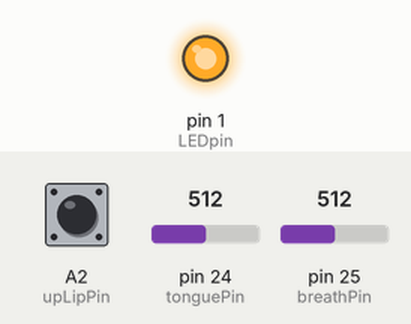
Recording of a sketch running on a simulated Teensy 4. Shown: output pins drawn as LEDs (lit = HIGH). The inputs (shaded band) are chosen by the test bench; at power-on: pin 25 (breathPin) = 512, A2 (upLipPin) HIGH, pin 24 (tonguePin) = 512. What the sketch prints to the serial monitor is not drawn.

Above: at 1.2 s.
1.3 s: pin 25 (breathPin) set to 140
Timing chart, 0 to 4.3 s (numbered marks = the images above; inputs shaded):
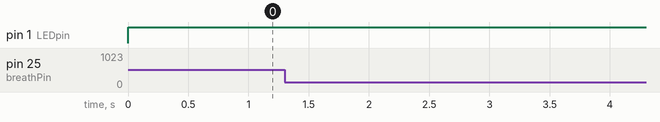

The sketch:

KL-Shorts3_TongueSensorTest.ino
```cpp
int breathPin = 25;

int upLipPin = 16;
int upLipVal;
int lastUpLipVal;
int upLipThreshold = 150;

int LEDpin = 1;
int tonguePin = 24;
int tongueRead;
int tongueVal;
int lastTongueVal;
int tongueMin = 920;
int tongueMax = 1023;

int breathMin = 300;
int breathMax = 100;
int breathRaw;
int lastBreathRaw;
int breathOut;
int lastBreathOut;


// Which MIDI channel to send on:
int MIDIchannel = 1;


// Error value for the exponential filter:
float error;


void setup() {
  Serial.begin(9600);
  pinMode(LEDpin, OUTPUT);

}


// Helper function for the exponential filter function:
float snapCurve(float x){
  float y = 1.0 / (x + 1.0);
  y = (1.0 - y) * 2.0;
  if(y > 1.0) {
    return 1.0;
  }
  return y;
}

// Main exponential filter function. Input "snapMult" = speed setting. 0.001 = slow / 0.1 = fast:
int expFilter(int newValue, int lastValue, int resolution, float snapMult){
  unsigned int diff = abs(newValue - lastValue);
  error += ((newValue - lastValue) - error) * 0.4;
  float snap = snapCurve(diff * snapMult);
  float outputValue = lastValue;
  outputValue  += (newValue - lastValue) * snap;
  if(outputValue < 0.0){
    outputValue = 0.0;
  }
  else if(outputValue > resolution - 1){
    outputValue = resolution - 1;
  }
  return (int)outputValue;
}

void loop() {
  int i;


  // Save previous breath sensor raw value, then read and filter new value:
  lastBreathRaw = breathRaw;
  breathRaw = analogRead(breathPin);
  breathRaw = expFilter(breathRaw, lastBreathRaw, 1024, 0.005);
  // Save previous breath sensor output value, then map new value from raw reading:
  lastBreathOut = breathOut;
  breathOut = map(breathRaw, breathMin, breathMax, 0, 127);
//  Serial.println(breathOut);

  // Limit output to MIDI range:
  if(breathOut < 0){
    breathOut = 0;
  }
  else if(breathOut > 127){
    breathOut = 127;
  }
//  Serial.println(breathOut);
  // If breath sensor output value has changed:
  if(breathOut != lastBreathOut){
//    Serial.println(breathOut);
    // Send CC2 volume control:
    usbMIDI.sendControlChange(2, breathOut, MIDIchannel);
    // If breath sensor recently DEactivated, send note off message:
    if(breathOut == 0){
      usbMIDI.sendControlChange(123, 0, MIDIchannel);
    }
    // Else if breath sensor recently activated, send note on message:
    else if(breathOut != 0 && lastBreathOut == 0){
      usbMIDI.sendNoteOn(65, 127, MIDIchannel);
    }
  }
  Serial.print(breathOut);
  Serial.print(" - ");

//// Now for the tongue sensor:
  lastUpLipVal = upLipVal;
  upLipVal = touchRead(upLipPin);
  Serial.print(upLipVal);
  Serial.print(" - ");
  if(upLipVal > upLipThreshold){
    if(lastUpLipVal <= upLipThreshold){
      digitalWrite(LEDpin, HIGH);
    }
    lastTongueVal = tongueVal;
    tongueRead = analogRead(tonguePin);
    tongueVal = map(tongueRead, tongueMin, tongueMax, 60, 127);
    if(tongueVal < 60){
      tongueVal = 60;
    }
    else if(tongueVal > 127){
      tongueVal = 12;
    }
    tongueVal = expFilter(tongueVal, lastTongueVal, 128, 0.001);
    if(tongueVal != lastTongueVal){
      usbMIDI.sendControlChange(112, tongueVal, MIDIchannel);

    }
  }
  else if(lastUpLipVal >= upLipThreshold && upLipVal < upLipThreshold){
    digitalWrite(LEDpin, LOW);
  }
  Serial.print(tongueVal);
  Serial.println(" - ");
}
```
